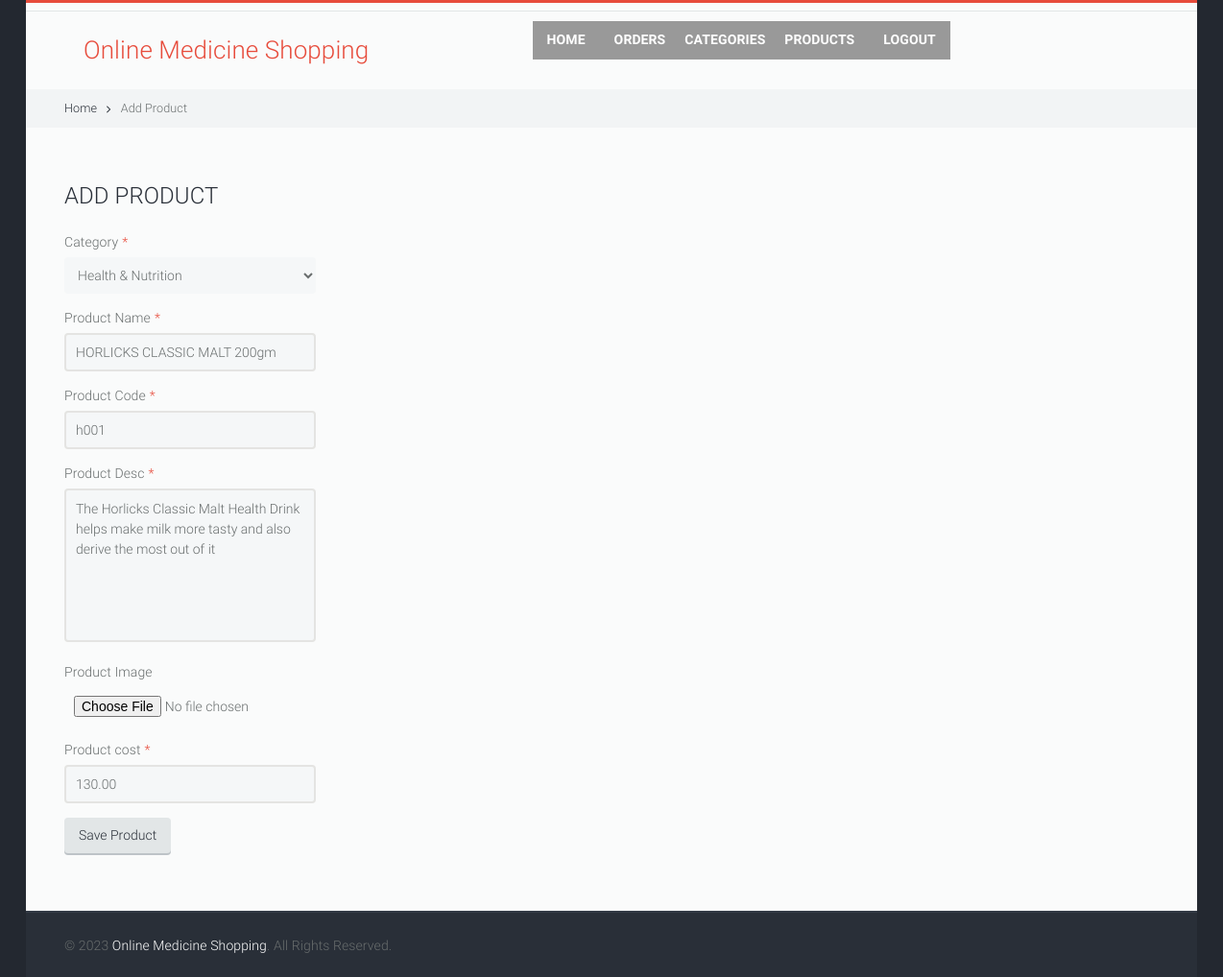
Screenshot of /admin/addproduct.php?id=1 with the database file from the repository.
### tables this page shows
CREATE TABLE `products` (
  `id` int(11) NOT NULL,
  `product_name` varchar(255) NOT NULL,
  `product_code` varchar(255) NOT NULL,
  `product_desc` mediumtext NOT NULL,
  `image` varchar(255) NOT NULL,
  `category_id` int(11) NOT NULL,
  `cost` decimal(10,2) NOT NULL
);

### inc/dbhelper.php (called while the page is built, shortened)
<?php
class Database
{
    var $host="";
    var $user="";
    var $password="";
    var $database="";
    var $con="";
    function Database()
    {
        $conf=new Config();
        $this->host=$conf->host;
        $this->user=$conf->user;
        $this->password=$conf->password;
        $this->database=$conf->database;
    }
    function open()
    {
        $this->con=@mysqli_connect($this->host,$this->user,$this->password,$this->database);
        return true;
    }
    function query($sql='')
    {
        $this->result=@mysqli_query($this->con,$sql);
        return $this->result;
    }
    function fetcharray($result)
    {
        return @mysqli_fetch_array($result,MYSQLI_BOTH);
    }
}
?>

### inc/config.php (called while the page is built, shortened)
<?php
class Config
{
    function Config()
    {
        $this->host    = "localhost";
        $this->user    = "root";
        $this->password= "";
        $this->database= "cbkmedicine";
    }
}
?>

### admin/addproduct.php (the view, shortened to what this page needs)
<!doctype html>
<html lang="en">
<head>
		<link rel="stylesheet" type="text/css" media="all" href="../css/bootstrap.min.css"/>
		<link rel="stylesheet" type="text/css" media="all" href="../css/camera.css"/>
		<link rel="stylesheet" type="text/css" media="all" href="../css/owl.carousel.css"/>
		<link rel="stylesheet" type="text/css" media="all" href="../css/owl.transitions.css"/>
		<link rel="stylesheet" type="text/css" media="all" href="../css/jquery.custom-scrollbar.css"/>
		<link rel="stylesheet" type="text/css" media="all" href="../css/style.css"/>
		<link href="../css/font-awesome.min.css" rel="stylesheet"/>
        <?php
        require_once "adminhelper.php";
        $data = array();
        $id = $_REQUEST['id'];
        $helper = new AdminHelper();
        if($id)
        {
            $db = new Database();
            $db->open();
            $sql = "SELECT * FROM `products` WHERE id=".$id;
            $result = $db->query($sql);
            $data = $db->fetcharray($result);
        }
        ?>
	</head>
	<body>
		<div class="boxed_layout relative w_xs_auto">
		    <?php
            require_once "header.php";
            ?>
			<section class="breadcrumbs">
				<div class="container">
					<ul class="horizontal_list clearfix bc_list f_size_medium">
						<li class="m_right_10 current"><a href="#" class="default_t_color">Home<i class="fa fa-angle-right d_inline_middle m_left_10"></i></a></li>
						<li><a href="#" class="default_t_color">Add Product</a></li>
					</ul>
				</div>
			</section>
			<div class="page_content_offset">
				<div class="container">
					<div class="row clearfix">
						<section class="col-lg-9 col-md-9 col-sm-9" style="min-height: 380px;">
							<div class="row clearfix">
								<div class="col-lg-8 col-md-8 col-sm-8 m_xs_bottom_30">
									<h2 class="tt_uppercase color_dark m_bottom_25">Add Product</h2>
									<form method="post" onsubmit="return validate_form();"  enctype="multipart/form-data">
										<ul>
											<li class="clearfix m_bottom_15">
												<div class="f_left half_column">
													<label for="cf_name" class="required d_inline_b m_bottom_5">Category</label>
													<select name="category_id" id="category_id" class="full_width r_corners">
                                                        <?php
                                                            echo $helper->getCategoryList($data['category_id']);
                                                        ?>
                                                    </select>
												</div>
											</li>
                                            <li class="clearfix m_bottom_15">
												<div class="f_left half_column">
													<label for="cf_name" class="required d_inline_b m_bottom_5">Product Name</label>
													<input type="text" id="product_name" name="product_name" class="full_width r_corners" value="<?php echo $data['product_name'];?>"/>
												</div>
											</li>
                                            <li class="clearfix m_bottom_15">
												<div class="f_left half_column">
													<label for="cf_name" class="required d_inline_b m_bottom_5">Product Code</label>
													<input type="text" id="product_code" name="product_code" class="full_width r_corners" value="<?php echo $data['product_code'];?>"/>
												</div>
											</li>
                                            <li class="clearfix m_bottom_15">
												<div class="f_left half_column">
													<label for="cf_name" class="required d_inline_b m_bottom_5">Product Desc</label>
													<textarea id="product_desc" name="product_desc" class="full_width r_corners textarea"><?php echo $data['product_desc'];?></textarea>
												</div>
											</li>
                                            <li class="clearfix m_bottom_15">
												<div class="f_left half_column">
													<label for="cf_name" class="d_inline_b m_bottom_5">Product Image</label>
													<input type="file" name="image" value="" id="image" class="file"/>
												</div>
											</li>
                                             <li class="clearfix m_bottom_15">
												<div class="f_left half_column">
													<label for="cf_name" class="required d_inline_b m_bottom_5">Product cost</label>
													<input type="text" id="cost" name="cost" class="full_width r_corners" value="<?php echo $data['cost'];?>"/>
												</div>
											</li>
											<li>
												<button class="button_type_4 bg_light_color_2 r_corners mw_0 tr_all_hover color_dark">Save Product</button>
											</li>
										</ul>
									</form>
								</div>
							</div>
						</section>
					</div>
				</div>
			</div>
			<?php
            require_once "footer.php";
            ?>
		</div>
	</body>
</html>

### rows the page displays
products: product_name "HORLICKS CLASSIC MALT 200gm", product_code "h001", product_desc "The Horlicks Classic Malt Health Drink helps make milk more tasty and also derive the most out of it", cost "130.00"

### other values shown
form field category_id "Health & Nutrition"
